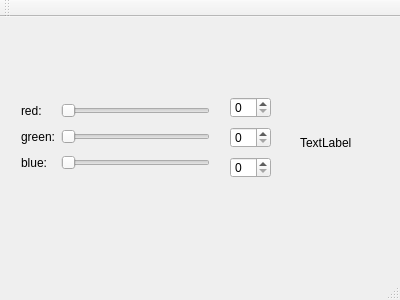
<?xml version="1.0" encoding="UTF-8"?>
<ui version="4.0">
 <class>MainWindow</class>
 <widget class="QMainWindow" name="MainWindow">
  <property name="geometry">
   <rect>
    <x>0</x>
    <y>0</y>
    <width>400</width>
    <height>300</height>
   </rect>
  </property>
  <property name="windowTitle">
   <string>MainWindow</string>
  </property>
  <widget class="QWidget" name="centralWidget">
   <widget class="QWidget" name="gridLayoutWidget">
    <property name="geometry">
     <rect>
      <x>10</x>
      <y>70</y>
      <width>211</width>
      <height>101</height>
     </rect>
    </property>
    <layout class="QGridLayout" name="gridLayout">
     <item row="1" column="1">
      <widget class="QSlider" name="horizontalSliderRed">
       <property name="orientation">
        <enum>Qt::Horizontal</enum>
       </property>
      </widget>
     </item>
     <item row="3" column="0">
      <widget class="QLabel" name="labelBlue">
       <property name="text">
        <string>blue:</string>
       </property>
      </widget>
     </item>
     <item row="1" column="0">
      <widget class="QLabel" name="labelRed">
       <property name="text">
        <string>red:</string>
       </property>
      </widget>
     </item>
     <item row="3" column="1">
      <widget class="QSlider" name="horizontalSliderBlue">
       <property name="orientation">
        <enum>Qt::Horizontal</enum>
       </property>
      </widget>
     </item>
     <item row="2" column="1">
      <widget class="QSlider" name="horizontalSliderGreen">
       <property name="orientation">
        <enum>Qt::Horizontal</enum>
       </property>
      </widget>
     </item>
     <item row="2" column="0">
      <widget class="QLabel" name="labelGreen">
       <property name="text">
        <string>green:</string>
       </property>
      </widget>
     </item>
    </layout>
   </widget>
   <widget class="QLabel" name="colorLabel">
    <property name="geometry">
     <rect>
      <x>300</x>
      <y>100</y>
      <width>62</width>
      <height>51</height>
     </rect>
    </property>
    <property name="text">
     <string>TextLabel</string>
    </property>
   </widget>
   <widget class="QSpinBox" name="spinBoxRed">
    <property name="geometry">
     <rect>
      <x>230</x>
      <y>80</y>
      <width>41</width>
      <height>21</height>
     </rect>
    </property>
    <property name="maximum">
     <number>255</number>
    </property>
   </widget>
   <widget class="QSpinBox" name="spinBoxGreen">
    <property name="geometry">
     <rect>
      <x>230</x>
      <y>110</y>
      <width>41</width>
      <height>21</height>
     </rect>
    </property>
    <property name="maximum">
     <number>255</number>
    </property>
   </widget>
   <widget class="QSpinBox" name="spinBoxBlue">
    <property name="geometry">
     <rect>
      <x>230</x>
      <y>140</y>
      <width>41</width>
      <height>21</height>
     </rect>
    </property>
    <property name="maximum">
     <number>255</number>
    </property>
   </widget>
  </widget>
  <widget class="QMenuBar" name="menuBar">
   <property name="geometry">
    <rect>
     <x>0</x>
     <y>0</y>
     <width>400</width>
     <height>25</height>
    </rect>
   </property>
  </widget>
  <widget class="QToolBar" name="mainToolBar">
   <attribute name="toolBarArea">
    <enum>TopToolBarArea</enum>
   </attribute>
   <attribute name="toolBarBreak">
    <bool>false</bool>
   </attribute>
  </widget>
  <widget class="QStatusBar" name="statusBar"/>
 </widget>
 <layoutdefault spacing="6" margin="11"/>
 <resources/>
 <connections>
  <connection>
   <sender>horizontalSliderRed</sender>
   <signal>valueChanged(int)</signal>
   <receiver>spinBoxRed</receiver>
   <slot>setValue(int)</slot>
   <hints>
    <hint type="sourcelabel">
     <x>211</x>
     <y>124</y>
    </hint>
    <hint type="destinationlabel">
     <x>241</x>
     <y>132</y>
    </hint>
   </hints>
  </connection>
  <connection>
   <sender>horizontalSliderGreen</sender>
   <signal>valueChanged(int)</signal>
   <receiver>spinBoxGreen</receiver>
   <slot>setValue(int)</slot>
   <hints>
    <hint type="sourcelabel">
     <x>213</x>
     <y>156</y>
    </hint>
    <hint type="destinationlabel">
     <x>245</x>
     <y>160</y>
    </hint>
   </hints>
  </connection>
  <connection>
   <sender>horizontalSliderBlue</sender>
   <signal>valueChanged(int)</signal>
   <receiver>spinBoxBlue</receiver>
   <slot>setValue(int)</slot>
   <hints>
    <hint type="sourcelabel">
     <x>174</x>
     <y>193</y>
    </hint>
    <hint type="destinationlabel">
     <x>242</x>
     <y>194</y>
    </hint>
   </hints>
  </connection>
  <connection>
   <sender>spinBoxGreen</sender>
   <signal>valueChanged(int)</signal>
   <receiver>horizontalSliderGreen</receiver>
   <slot>setValue(int)</slot>
   <hints>
    <hint type="sourcelabel">
     <x>241</x>
     <y>166</y>
    </hint>
    <hint type="destinationlabel">
     <x>197</x>
     <y>164</y>
    </hint>
   </hints>
  </connection>
  <connection>
   <sender>spinBoxRed</sender>
   <signal>valueChanged(int)</signal>
   <receiver>horizontalSliderRed</receiver>
   <slot>setValue(int)</slot>
   <hints>
    <hint type="sourcelabel">
     <x>251</x>
     <y>132</y>
    </hint>
    <hint type="destinationlabel">
     <x>191</x>
     <y>132</y>
    </hint>
   </hints>
  </connection>
  <connection>
   <sender>spinBoxBlue</sender>
   <signal>valueChanged(int)</signal>
   <receiver>horizontalSliderBlue</receiver>
   <slot>setValue(int)</slot>
   <hints>
    <hint type="sourcelabel">
     <x>247</x>
     <y>190</y>
    </hint>
    <hint type="destinationlabel">
     <x>205</x>
     <y>193</y>
    </hint>
   </hints>
  </connection>
 </connections>
</ui>
